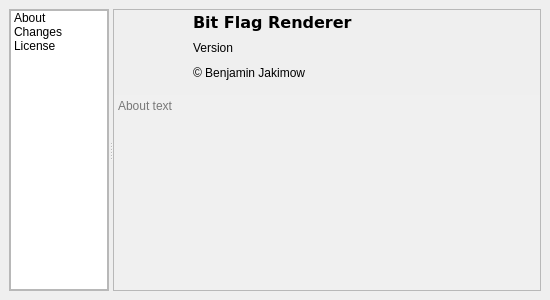
<?xml version="1.0" encoding="UTF-8"?>
<ui version="4.0">
 <class>AboutDialog</class>
 <widget class="QDialog" name="AboutDialog">
  <property name="windowModality">
   <enum>Qt::ApplicationModal</enum>
  </property>
  <property name="geometry">
   <rect>
    <x>0</x>
    <y>0</y>
    <width>550</width>
    <height>300</height>
   </rect>
  </property>
  <property name="sizePolicy">
   <sizepolicy hsizetype="Preferred" vsizetype="Preferred">
    <horstretch>0</horstretch>
    <verstretch>0</verstretch>
   </sizepolicy>
  </property>
  <property name="minimumSize">
   <size>
    <width>550</width>
    <height>300</height>
   </size>
  </property>
  <property name="windowTitle">
   <string>About Bit Flag Renderer</string>
  </property>
  <property name="windowIcon">
   <iconset resource="../resources/bitflagrenderer.qrc">
    <normaloff>:/bitflagrenderer/icons/bitflagimage.png</normaloff>:/bitflagrenderer/icons/bitflagimage.png</iconset>
  </property>
  <property name="sizeGripEnabled">
   <bool>false</bool>
  </property>
  <property name="modal">
   <bool>false</bool>
  </property>
  <layout class="QHBoxLayout" name="horizontalLayout_2">
   <property name="spacing">
    <number>6</number>
   </property>
   <property name="leftMargin">
    <number>9</number>
   </property>
   <property name="topMargin">
    <number>9</number>
   </property>
   <property name="rightMargin">
    <number>9</number>
   </property>
   <property name="bottomMargin">
    <number>9</number>
   </property>
   <item>
    <widget class="QSplitter" name="splitter">
     <property name="sizePolicy">
      <sizepolicy hsizetype="Preferred" vsizetype="Preferred">
       <horstretch>0</horstretch>
       <verstretch>0</verstretch>
      </sizepolicy>
     </property>
     <property name="frameShape">
      <enum>QFrame::NoFrame</enum>
     </property>
     <property name="orientation">
      <enum>Qt::Horizontal</enum>
     </property>
     <property name="opaqueResize">
      <bool>false</bool>
     </property>
     <property name="handleWidth">
      <number>4</number>
     </property>
     <property name="childrenCollapsible">
      <bool>false</bool>
     </property>
     <widget class="QFrame" name="listWidgetFrame">
      <property name="sizePolicy">
       <sizepolicy hsizetype="Preferred" vsizetype="Preferred">
        <horstretch>1</horstretch>
        <verstretch>0</verstretch>
       </sizepolicy>
      </property>
      <property name="maximumSize">
       <size>
        <width>100</width>
        <height>16777215</height>
       </size>
      </property>
      <property name="frameShape">
       <enum>QFrame::StyledPanel</enum>
      </property>
      <property name="frameShadow">
       <enum>QFrame::Raised</enum>
      </property>
      <layout class="QVBoxLayout" name="verticalLayout_5">
       <property name="leftMargin">
        <number>0</number>
       </property>
       <property name="topMargin">
        <number>0</number>
       </property>
       <property name="rightMargin">
        <number>0</number>
       </property>
       <property name="bottomMargin">
        <number>0</number>
       </property>
       <item>
        <widget class="QListWidget" name="listWidget">
         <property name="sizePolicy">
          <sizepolicy hsizetype="Fixed" vsizetype="Preferred">
           <horstretch>0</horstretch>
           <verstretch>0</verstretch>
          </sizepolicy>
         </property>
         <property name="minimumSize">
          <size>
           <width>58</width>
           <height>0</height>
          </size>
         </property>
         <property name="sizeAdjustPolicy">
          <enum>QAbstractScrollArea::AdjustToContents</enum>
         </property>
         <item>
          <property name="text">
           <string>About</string>
          </property>
         </item>
         <item>
          <property name="text">
           <string>Changes</string>
          </property>
         </item>
         <item>
          <property name="text">
           <string>License</string>
          </property>
         </item>
        </widget>
       </item>
      </layout>
     </widget>
     <widget class="QFrame" name="stackWidgetFrame">
      <property name="sizePolicy">
       <sizepolicy hsizetype="Expanding" vsizetype="Preferred">
        <horstretch>2</horstretch>
        <verstretch>0</verstretch>
       </sizepolicy>
      </property>
      <property name="frameShape">
       <enum>QFrame::StyledPanel</enum>
      </property>
      <property name="frameShadow">
       <enum>QFrame::Raised</enum>
      </property>
      <layout class="QVBoxLayout" name="verticalLayout_6">
       <property name="leftMargin">
        <number>0</number>
       </property>
       <property name="topMargin">
        <number>0</number>
       </property>
       <property name="rightMargin">
        <number>0</number>
       </property>
       <property name="bottomMargin">
        <number>0</number>
       </property>
       <item>
        <widget class="QStackedWidget" name="stackedWidget">
         <property name="sizePolicy">
          <sizepolicy hsizetype="Ignored" vsizetype="Expanding">
           <horstretch>2</horstretch>
           <verstretch>0</verstretch>
          </sizepolicy>
         </property>
         <property name="maximumSize">
          <size>
           <width>16777215</width>
           <height>16777215</height>
          </size>
         </property>
         <property name="frameShape">
          <enum>QFrame::NoFrame</enum>
         </property>
         <property name="currentIndex">
          <number>0</number>
         </property>
         <widget class="QWidget" name="pageAbout">
          <property name="sizePolicy">
           <sizepolicy hsizetype="Preferred" vsizetype="Preferred">
            <horstretch>0</horstretch>
            <verstretch>0</verstretch>
           </sizepolicy>
          </property>
          <layout class="QVBoxLayout" name="verticalLayout_3">
           <property name="spacing">
            <number>0</number>
           </property>
           <property name="leftMargin">
            <number>0</number>
           </property>
           <property name="topMargin">
            <number>0</number>
           </property>
           <property name="rightMargin">
            <number>0</number>
           </property>
           <property name="bottomMargin">
            <number>0</number>
           </property>
           <item>
            <layout class="QHBoxLayout" name="horizontalLayout">
             <property name="spacing">
              <number>2</number>
             </property>
             <property name="topMargin">
              <number>0</number>
             </property>
             <property name="bottomMargin">
              <number>10</number>
             </property>
             <item>
              <widget class="QLabel" name="labelIcon">
               <property name="sizePolicy">
                <sizepolicy hsizetype="Fixed" vsizetype="Fixed">
                 <horstretch>0</horstretch>
                 <verstretch>0</verstretch>
                </sizepolicy>
               </property>
               <property name="minimumSize">
                <size>
                 <width>75</width>
                 <height>75</height>
                </size>
               </property>
               <property name="maximumSize">
                <size>
                 <width>75</width>
                 <height>75</height>
                </size>
               </property>
               <property name="text">
                <string/>
               </property>
               <property name="pixmap">
                <pixmap resource="../resources/bitflagrenderer.qrc">:/bitflagrenderer/icons/bitflagimage.png</pixmap>
               </property>
               <property name="scaledContents">
                <bool>true</bool>
               </property>
               <property name="alignment">
                <set>Qt::AlignLeading|Qt::AlignLeft|Qt::AlignTop</set>
               </property>
              </widget>
             </item>
             <item>
              <widget class="QFrame" name="frame">
               <property name="minimumSize">
                <size>
                 <width>50</width>
                 <height>0</height>
                </size>
               </property>
               <property name="frameShape">
                <enum>QFrame::NoFrame</enum>
               </property>
               <property name="frameShadow">
                <enum>QFrame::Raised</enum>
               </property>
               <layout class="QVBoxLayout" name="verticalLayout_2">
                <property name="spacing">
                 <number>5</number>
                </property>
                <property name="leftMargin">
                 <number>2</number>
                </property>
                <property name="topMargin">
                 <number>2</number>
                </property>
                <property name="rightMargin">
                 <number>2</number>
                </property>
                <property name="bottomMargin">
                 <number>2</number>
                </property>
                <item>
                 <widget class="QLabel" name="label_4">
                  <property name="sizePolicy">
                   <sizepolicy hsizetype="Preferred" vsizetype="Preferred">
                    <horstretch>2</horstretch>
                    <verstretch>0</verstretch>
                   </sizepolicy>
                  </property>
                  <property name="font">
                   <font>
                    <family>Verdana</family>
                    <pointsize>12</pointsize>
                    <weight>75</weight>
                    <bold>true</bold>
                   </font>
                  </property>
                  <property name="styleSheet">
                   <string notr="true">background-color: rgb(255, 255, 255,0);</string>
                  </property>
                  <property name="text">
                   <string>Bit Flag Renderer</string>
                  </property>
                  <property name="textFormat">
                   <enum>Qt::PlainText</enum>
                  </property>
                  <property name="scaledContents">
                   <bool>true</bool>
                  </property>
                  <property name="alignment">
                   <set>Qt::AlignLeading|Qt::AlignLeft|Qt::AlignVCenter</set>
                  </property>
                  <property name="wordWrap">
                   <bool>true</bool>
                  </property>
                  <property name="openExternalLinks">
                   <bool>false</bool>
                  </property>
                 </widget>
                </item>
                <item>
                 <layout class="QHBoxLayout" name="horizontalLayout_3">
                  <property name="spacing">
                   <number>2</number>
                  </property>
                  <property name="topMargin">
                   <number>0</number>
                  </property>
                  <item>
                   <widget class="QLabel" name="label">
                    <property name="text">
                     <string>Version</string>
                    </property>
                   </widget>
                  </item>
                  <item>
                   <widget class="QLabel" name="labelVersion">
                    <property name="text">
                     <string>&lt;version&gt;</string>
                    </property>
                   </widget>
                  </item>
                  <item>
                   <spacer name="horizontalSpacer">
                    <property name="orientation">
                     <enum>Qt::Horizontal</enum>
                    </property>
                    <property name="sizeHint" stdset="0">
                     <size>
                      <width>0</width>
                      <height>20</height>
                     </size>
                    </property>
                   </spacer>
                  </item>
                 </layout>
                </item>
                <item>
                 <widget class="QLabel" name="label_2">
                  <property name="text">
                   <string>© Benjamin Jakimow</string>
                  </property>
                 </widget>
                </item>
               </layout>
              </widget>
             </item>
             <item>
              <widget class="QLabel" name="labelHUBerlin">
               <property name="sizePolicy">
                <sizepolicy hsizetype="Fixed" vsizetype="Fixed">
                 <horstretch>0</horstretch>
                 <verstretch>0</verstretch>
                </sizepolicy>
               </property>
               <property name="minimumSize">
                <size>
                 <width>75</width>
                 <height>75</height>
                </size>
               </property>
               <property name="maximumSize">
                <size>
                 <width>75</width>
                 <height>75</height>
                </size>
               </property>
               <property name="text">
                <string/>
               </property>
               <property name="pixmap">
                <pixmap resource="../resources/bitflagrenderer.qrc">:/bitflagrenderer/icons/logo_hub.svg</pixmap>
               </property>
               <property name="scaledContents">
                <bool>true</bool>
               </property>
               <property name="alignment">
                <set>Qt::AlignLeading|Qt::AlignLeft|Qt::AlignTop</set>
               </property>
              </widget>
             </item>
            </layout>
           </item>
           <item>
            <widget class="QTextBrowser" name="tbAbout">
             <property name="styleSheet">
              <string notr="true">background-color: rgb(240, 240, 240);</string>
             </property>
             <property name="frameShape">
              <enum>QFrame::NoFrame</enum>
             </property>
             <property name="sizeAdjustPolicy">
              <enum>QAbstractScrollArea::AdjustToContents</enum>
             </property>
             <property name="autoFormatting">
              <set>QTextEdit::AutoNone</set>
             </property>
             <property name="readOnly">
              <bool>true</bool>
             </property>
             <property name="html">
              <string>&lt;!DOCTYPE HTML PUBLIC &quot;-//W3C//DTD HTML 4.0//EN&quot; &quot;http://www.w3.org/TR/REC-html40/strict.dtd&quot;&gt;
&lt;html&gt;&lt;head&gt;&lt;meta name=&quot;qrichtext&quot; content=&quot;1&quot; /&gt;&lt;style type=&quot;text/css&quot;&gt;
p, li { white-space: pre-wrap; }
&lt;/style&gt;&lt;/head&gt;&lt;body style=&quot; font-family:'MS Shell Dlg 2'; font-size:7.8pt; font-weight:400; font-style:normal;&quot;&gt;
&lt;p style=&quot;-qt-paragraph-type:empty; margin-top:0px; margin-bottom:0px; margin-left:0px; margin-right:0px; -qt-block-indent:0; text-indent:0px;&quot;&gt;&lt;br /&gt;&lt;/p&gt;&lt;/body&gt;&lt;/html&gt;</string>
             </property>
             <property name="placeholderText">
              <string>About text</string>
             </property>
             <property name="source">
              <url>
               <string>qrc:/timeseriesviewer/ABOUT.txt</string>
              </url>
             </property>
             <property name="openExternalLinks">
              <bool>true</bool>
             </property>
            </widget>
           </item>
          </layout>
         </widget>
         <widget class="QWidget" name="pageChanges">
          <layout class="QVBoxLayout" name="verticalLayout">
           <property name="leftMargin">
            <number>0</number>
           </property>
           <property name="topMargin">
            <number>0</number>
           </property>
           <property name="rightMargin">
            <number>0</number>
           </property>
           <property name="bottomMargin">
            <number>0</number>
           </property>
           <item>
            <widget class="QTextBrowser" name="tbChanges">
             <property name="openExternalLinks">
              <bool>true</bool>
             </property>
            </widget>
           </item>
          </layout>
         </widget>
         <widget class="QWidget" name="pageLicense">
          <layout class="QVBoxLayout" name="verticalLayout_4">
           <property name="leftMargin">
            <number>0</number>
           </property>
           <property name="topMargin">
            <number>0</number>
           </property>
           <property name="rightMargin">
            <number>0</number>
           </property>
           <property name="bottomMargin">
            <number>0</number>
           </property>
           <item>
            <widget class="QTextBrowser" name="tbLicense">
             <property name="openExternalLinks">
              <bool>true</bool>
             </property>
            </widget>
           </item>
          </layout>
         </widget>
        </widget>
       </item>
      </layout>
     </widget>
    </widget>
   </item>
  </layout>
  <action name="actionShowCreditsQt">
   <property name="text">
    <string>showCreditsQt</string>
   </property>
  </action>
  <action name="actionShowCreditsQgis">
   <property name="icon">
    <iconset>
     <normaloff>:/timeseriesviewer/icons/qgis-icon.svg</normaloff>:/timeseriesviewer/icons/qgis-icon.svg</iconset>
   </property>
   <property name="text">
    <string>showCreditsQgis</string>
   </property>
  </action>
  <action name="actionShowCreditsPyQtGraph">
   <property name="text">
    <string>showCreditsPyQtGraph</string>
   </property>
  </action>
 </widget>
 <resources>
  <include location="../resources/bitflagrenderer.qrc"/>
  <include location="bitflagrenderer.qrc"/>
 </resources>
 <connections>
  <connection>
   <sender>listWidget</sender>
   <signal>currentRowChanged(int)</signal>
   <receiver>stackedWidget</receiver>
   <slot>setCurrentIndex(int)</slot>
   <hints>
    <hint type="sourcelabel">
     <x>63</x>
     <y>61</y>
    </hint>
    <hint type="destinationlabel">
     <x>321</x>
     <y>102</y>
    </hint>
   </hints>
  </connection>
 </connections>
</ui>
